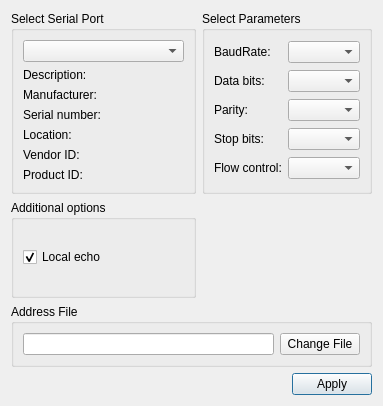
<?xml version="1.0" encoding="UTF-8"?>
<ui version="4.0">
 <class>SettingsDialog</class>
 <widget class="QDialog" name="SettingsDialog">
  <property name="geometry">
   <rect>
    <x>0</x>
    <y>0</y>
    <width>383</width>
    <height>406</height>
   </rect>
  </property>
  <property name="windowTitle">
   <string>Settings</string>
  </property>
  <layout class="QGridLayout" name="gridLayout_3">
   <item row="4" column="0" colspan="3">
    <layout class="QHBoxLayout" name="horizontalLayout">
     <item>
      <spacer name="horizontalSpacer">
       <property name="orientation">
        <enum>Qt::Horizontal</enum>
       </property>
       <property name="sizeHint" stdset="0">
        <size>
         <width>96</width>
         <height>20</height>
        </size>
       </property>
      </spacer>
     </item>
     <item>
      <widget class="QPushButton" name="applyButton">
       <property name="text">
        <string>Apply</string>
       </property>
      </widget>
     </item>
    </layout>
   </item>
   <item row="0" column="0" colspan="2">
    <widget class="QGroupBox" name="selectBox">
     <property name="title">
      <string>Select Serial Port</string>
     </property>
     <layout class="QGridLayout" name="gridLayout">
      <item row="0" column="0">
       <widget class="QComboBox" name="serialPortInfoListBox"/>
      </item>
      <item row="1" column="0">
       <widget class="QLabel" name="descriptionLabel">
        <property name="text">
         <string>Description:</string>
        </property>
       </widget>
      </item>
      <item row="2" column="0">
       <widget class="QLabel" name="manufacturerLabel">
        <property name="text">
         <string>Manufacturer:</string>
        </property>
       </widget>
      </item>
      <item row="3" column="0">
       <widget class="QLabel" name="serialNumberLabel">
        <property name="text">
         <string>Serial number:</string>
        </property>
       </widget>
      </item>
      <item row="4" column="0">
       <widget class="QLabel" name="locationLabel">
        <property name="text">
         <string>Location:</string>
        </property>
       </widget>
      </item>
      <item row="5" column="0">
       <widget class="QLabel" name="vidLabel">
        <property name="text">
         <string>Vendor ID:</string>
        </property>
       </widget>
      </item>
      <item row="6" column="0">
       <widget class="QLabel" name="pidLabel">
        <property name="text">
         <string>Product ID:</string>
        </property>
       </widget>
      </item>
     </layout>
    </widget>
   </item>
   <item row="0" column="2">
    <widget class="QGroupBox" name="parametersBox">
     <property name="title">
      <string>Select Parameters</string>
     </property>
     <layout class="QGridLayout" name="gridLayout_2">
      <item row="0" column="0">
       <widget class="QLabel" name="baudRateLabel">
        <property name="text">
         <string>BaudRate:</string>
        </property>
       </widget>
      </item>
      <item row="0" column="1">
       <widget class="QComboBox" name="baudRateBox"/>
      </item>
      <item row="1" column="0">
       <widget class="QLabel" name="dataBitsLabel">
        <property name="text">
         <string>Data bits:</string>
        </property>
       </widget>
      </item>
      <item row="1" column="1">
       <widget class="QComboBox" name="dataBitsBox"/>
      </item>
      <item row="2" column="0">
       <widget class="QLabel" name="parityLabel">
        <property name="text">
         <string>Parity:</string>
        </property>
       </widget>
      </item>
      <item row="2" column="1">
       <widget class="QComboBox" name="parityBox"/>
      </item>
      <item row="3" column="0">
       <widget class="QLabel" name="stopBitsLabel">
        <property name="text">
         <string>Stop bits:</string>
        </property>
       </widget>
      </item>
      <item row="3" column="1">
       <widget class="QComboBox" name="stopBitsBox"/>
      </item>
      <item row="4" column="0">
       <widget class="QLabel" name="flowControlLabel">
        <property name="text">
         <string>Flow control:</string>
        </property>
       </widget>
      </item>
      <item row="4" column="1">
       <widget class="QComboBox" name="flowControlBox"/>
      </item>
     </layout>
    </widget>
   </item>
   <item row="1" column="0" rowspan="2" colspan="2">
    <widget class="QGroupBox" name="additionalOptionsGroupBox">
     <property name="title">
      <string>Additional options</string>
     </property>
     <layout class="QVBoxLayout" name="verticalLayout">
      <item>
       <widget class="QCheckBox" name="localEchoCheckBox">
        <property name="text">
         <string>Local echo</string>
        </property>
        <property name="checked">
         <bool>true</bool>
        </property>
       </widget>
      </item>
     </layout>
    </widget>
   </item>
   <item row="3" column="0" colspan="3">
    <widget class="QGroupBox" name="pathSelectionGroupBox">
     <property name="title">
      <string>Address File</string>
     </property>
     <layout class="QHBoxLayout" name="horizontalLayout_2">
      <item>
       <widget class="QLineEdit" name="path">
        <property name="maxLength">
         <number>32764</number>
        </property>
       </widget>
      </item>
      <item>
       <widget class="QPushButton" name="pathSelectButton">
        <property name="text">
         <string>Change File</string>
        </property>
       </widget>
      </item>
     </layout>
    </widget>
   </item>
  </layout>
 </widget>
 <resources/>
 <connections/>
</ui>
